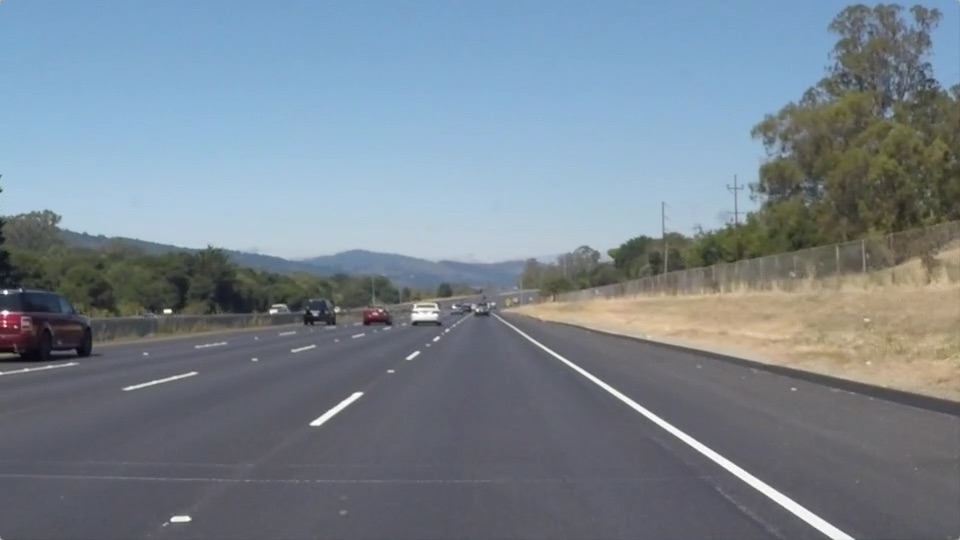
#> input picture test_images/solidWhiteRight.jpg, 960 x 540 px
$ jupyter execute --allow-errors Project1.ipynb   (shell and % lines are left out)
#> lines starting #> are read from the running program, lines starting #| are printed output that depends on the picture; after the words box and inside, x2 and y2 are one past the last pixel; in counts of white or black regions, pixels touching at a corner belong together
# Self-Driving Car Engineer Nanodegree

## Project: **Finding Lane Lines on the Road**
***
In this project, you will use the tools you learned about in the lesson to identify lane lines on the road.  You can develop your pipeline on a series of individual images, and later apply the result to a video stream (really just a series of images). Check out the video clip "raw-lines-example.mp4" (also contained in this repository) to see what the output should look like after using the helper functions below.

Once you have a result that looks roughly like "raw-lines-example.mp4", you'll need to get creative and try to average and/or extrapolate the line segments you've detected to map out the full extent of the lane lines.  You can see an example of the result you're going for in the video "P1_example.mp4".  Ultimately, you would like to draw just one line for the left side of the lane, and one for the right.

In addition to implementing code, there is a brief writeup to complete. The writeup should be completed in a separate file, which can be either a markdown file or a pdf document. There is a [write up template](https://github.com/udacity/CarND-LaneLines-P1/blob/master/writeup_template.md) that can be used to guide the writing process. Completing both the code in the Ipython notebook and the writeup template will cover all of the [rubric points](https://review.udacity.com/#!/rubrics/322/view) for this project.

---
Let's have a look at our first image called 'test_images/solidWhiteRight.jpg'.  Run the 2 cells below (hit Shift-Enter or the "play" button above) to display the image.

**Note: If, at any point, you encounter frozen display windows or other confounding issues, you can always start again with a clean slate by going to the "Kernel" menu above and selecting "Restart & Clear Output".**

---

**The tools you have are color selection, region of interest selection, grayscaling, Gaussian smoothing, Canny Edge Detection and Hough Tranform line detection.  You  are also free to explore and try other techniques that were not presented in the lesson.  Your goal is piece together a pipeline to detect the line segments in the image, then average/extrapolate them and draw them onto the image for display (as below).  Once you have a working pipeline, try it out on the video stream below.**

---

<figure>

 <figcaption>
 <p></p>
 <p style="text-align: center;"> Your output should look something like this (above) after detecting line segments using the helper functions below </p>
 </figcaption>
</figure>
 <p></p>
<figure>

 <figcaption>
 <p></p>
 <p style="text-align: center;"> Your goal is to connect/average/extrapolate line segments to get output like this</p>
 </figcaption>
</figure>

**Run the cell below to import some packages.  If you get an `import error` for a package you've already installed, try changing your kernel (select the Kernel menu above --> Change Kernel).  Still have problems?  Try relaunching Jupyter Notebook from the terminal prompt.  Also, see [this forum post](https://carnd-forums.udacity.com/cq/viewquestion.action?spaceKey=CAR&id=29496372&questionTitle=finding-lanes---import-cv2-fails-even-though-python-in-the-terminal-window-has-no-problem-with-import-cv2) for more troubleshooting tips.**

## Import Packages

[cell 1]
#importing some useful packages
import matplotlib.pyplot as plt
import matplotlib.image as mpimg
import numpy as np
import cv2

## Read in an Image

[cell 2]
#reading in an image
image = mpimg.imread('test_images/solidWhiteRight.jpg')
#> image is the input picture: shape (540, 960, 3); mean R, G, B 120.3, 132.6, 143.7

#printing out some stats and plotting
print('This image is:', type(image), 'with dimensions:', image.shape)
#| This image is: <class 'numpy.ndarray'> with dimensions: (540, 960, 3)
plt.imshow(image)  # if you wanted to show a single color channel image called 'gray', for example, call as plt.imshow(gray, cmap='gray')

## Ideas for Lane Detection Pipeline

**Some OpenCV functions (beyond those introduced in the lesson) that might be useful for this project are:**

`cv2.inRange()` for color selection
`cv2.fillPoly()` for regions selection
`cv2.line()` to draw lines on an image given endpoints
`cv2.addWeighted()` to coadd / overlay two images
`cv2.cvtColor()` to grayscale or change color
`cv2.imwrite()` to output images to file
`cv2.bitwise_and()` to apply a mask to an image

**Check out the OpenCV documentation to learn about these and discover even more awesome functionality!**

## Helper Functions

Below are some helper functions to help get you started. They should look familiar from the lesson!

[cell 3]
import math
import numpy as np

def grayscale(img):
    """Applies the Grayscale transform
    This will return an image with only one color channel
    but NOTE: to see the returned image as grayscale
    (assuming your grayscaled image is called 'gray')
    you should call plt.imshow(gray, cmap='gray')"""
    return cv2.cvtColor(img, cv2.COLOR_RGB2GRAY)
    # Or use BGR2GRAY if you read an image with cv2.imread()
    # return cv2.cvtColor(img, cv2.COLOR_BGR2GRAY)

def canny(img, low_threshold, high_threshold):
    """Applies the Canny transform"""
    return cv2.Canny(img, low_threshold, high_threshold)

def gaussian_blur(img, kernel_size):
    """Applies a Gaussian Noise kernel"""
    return cv2.GaussianBlur(img, (kernel_size, kernel_size), 0)

def region_of_interest(img, vertices):
    """
    Applies an image mask.

    Only keeps the region of the image defined by the polygon
    formed from `vertices`. The rest of the image is set to black.
    """
    #defining a blank mask to start with
    mask = np.zeros_like(img)

    #defining a 3 channel or 1 channel color to fill the mask with depending on the input image
    if len(img.shape) > 2:
        channel_count = img.shape[2]  # i.e. 3 or 4 depending on your image
        ignore_mask_color = (255,) * channel_count
    else:
        ignore_mask_color = 255

    #filling pixels inside the polygon defined by "vertices" with the fill color
    cv2.fillPoly(mask, vertices, ignore_mask_color)

    #returning the image only where mask pixels are nonzero
    masked_image = cv2.bitwise_and(img, mask)
    return masked_image

def draw_lines(img, lines, color=[255, 0, 0], thickness=10):
    """
    NOTE: this is the function you might want to use as a starting point once you want to
    average/extrapolate the line segments you detect to map out the full
    extent of the lane (going from the result shown in raw-lines-example.mp4
    to that shown in P1_example.mp4).

    Think about things like separating line segments by their
    slope ((y2-y1)/(x2-x1)) to decide which segments are part of the left
    line vs. the right line.  Then, you can average the position of each of
    the lines and extrapolate to the top and bottom of the lane.

    This function draws `lines` with `color` and `thickness`.
    Lines are drawn on the image inplace (mutates the image).
    If you want to make the lines semi-transparent, think about combining
    this function with the weighted_img() function below
    """

    right_slope = []
    left_slope = []
    left_lines = []
    right_lines = []

    for line in lines:
        for x1, y1, x2, y2 in line:
            s=(y2-y1)/(x2-x1)
            if s<0: #left_line
                left_slope.append(s)
                left_lines.append((x2, y2)) #(x2, y2) closes to axis x
            elif s>0:
                right_slope.append(s)
                right_lines.append((x1, y1)) #(x1, y1) closes to axis x
    if len(left_slope)==0 or len(right_slope)==0:
        return img

    #if len(left_slope)!=0:
    left_slope=sorted(left_slope)[int(len(left_slope)/2)]

    #find bottom point
    left_y1=min([line[1] for line in left_lines])
    left_x1=[line[0] for line in left_lines if line[1]==left_y1]

    #find top point
    left_x=int((img.shape[1]-left_y1)/left_slope)+left_x1[0]

    #draw left line
    cv2.line(img, (left_x1[0], left_y1), (left_x, img.shape[1]), color, thickness)

    #if len(right_slope)!=0:
    right_slope=sorted(right_slope)[int(len(right_slope)/2)]

    #find bottom point
    right_y1=min([line[1] for line in right_lines])
    right_x1=[line[0] for line in right_lines if line[1]==right_y1]
    #right_x1=tuple([line[0] for line in right_lines if line[1]==right_y1])
    #in this way should be right_x1[0]

    #find top point
    right_x=int((img.shape[1]-right_y1)/right_slope)+right_x1[0]

    #draw right line
    cv2.line(img, (right_x1[0], right_y1), (right_x, img.shape[1]), color, thickness)


def hough_lines(img, rho, theta, threshold, min_line_len, max_line_gap):
    """
    `img` should be the output of a Canny transform.

    Returns an image with hough lines drawn.
    """
    lines = cv2.HoughLinesP(img, rho, theta, threshold, np.array([]), minLineLength=min_line_len, maxLineGap=max_line_gap)
    line_img = np.zeros((img.shape[0], img.shape[1], 3), dtype=np.uint8)
    draw_lines(line_img, lines)
    return line_img

# Python 3 has support for cool math symbols.

def weighted_img(img, initial_img, α=0.8, β=1., λ=0.):
    """
    `img` is the output of the hough_lines(), An image with lines drawn on it.
    Should be a blank image (all black) with lines drawn on it.

    `initial_img` should be the image before any processing.

    The result image is computed as follows:

    initial_img * α + img * β + λ
    NOTE: initial_img and img must be the same shape!
    """
    return cv2.addWeighted(initial_img, α, img, β, λ)

## Test Images

Build your pipeline to work on the images in the directory "test_images"
**You should make sure your pipeline works well on these images before you try the videos.**

[cell 4]
import os
os.listdir("test_images/")

## Build a Lane Finding Pipeline

Build the pipeline and run your solution on all test_images. Make copies into the test_images directory, and you can use the images in your writeup report.

Try tuning the various parameters, especially the low and high Canny thresholds as well as the Hough lines parameters.

[cell 5]
#Read in and grayscale the image
image = mpimg.imread('test_images/whiteCarLaneSwitch.jpg')
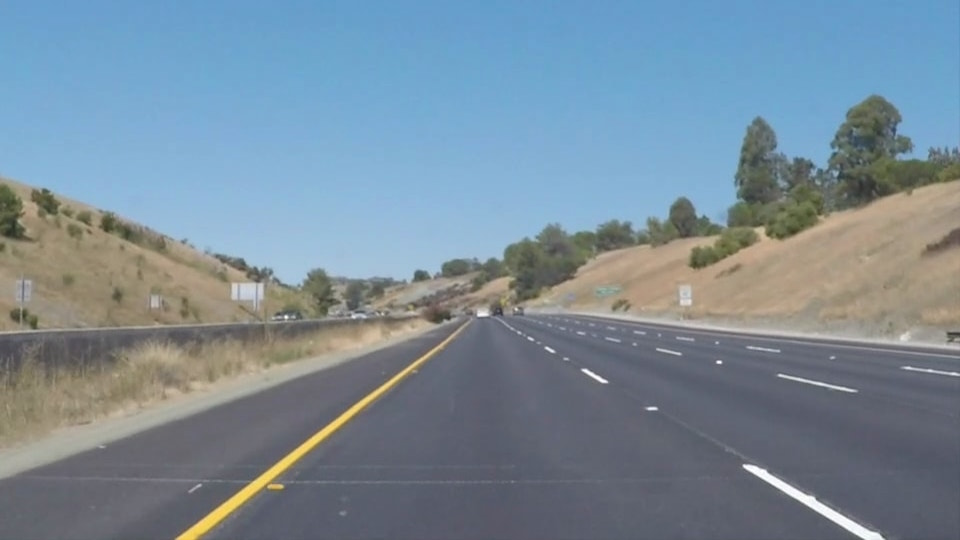
#> input picture test_images/whiteCarLaneSwitch.jpg, 960 x 540 px
#> image is the input picture: shape (540, 960, 3); mean R, G, B 121.2, 139.4, 152.9
print('This image is:', type(image), 'with dimensions:', image.shape)
#| This image is: <class 'numpy.ndarray'> with dimensions: (540, 960, 3)
gray=grayscale(image)
#> in grayscale, `return cv2.cvtColor(img, cv2.COLOR_RGB2GRAY)`:
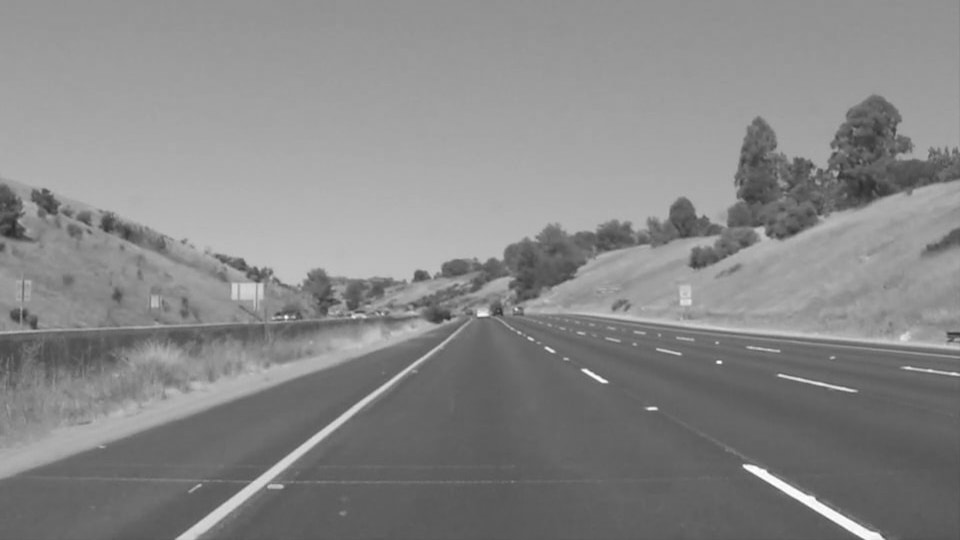
#> returned value: shape (540, 960); min 42, max 255, mean 135.5
plt.imshow(gray, cmap='gray')

[cell 6]
# TODO: Build your pipeline that will draw lane lines on the test_images
# then save them to the test_images directory.
#gray=grayscale(image)

#Define the kernel size and Applies a Gaussian Noise kernel
kernel_size = 5
blur_gray=gaussian_blur(gray, kernel_size)
#blur_gray=image
#Define parameters for Canny and appy
low_threshold = 80
high_threshold = 160
edges = canny(blur_gray, low_threshold, high_threshold)
#> in canny, `return cv2.Canny(img, low_threshold, high_threshold)`:
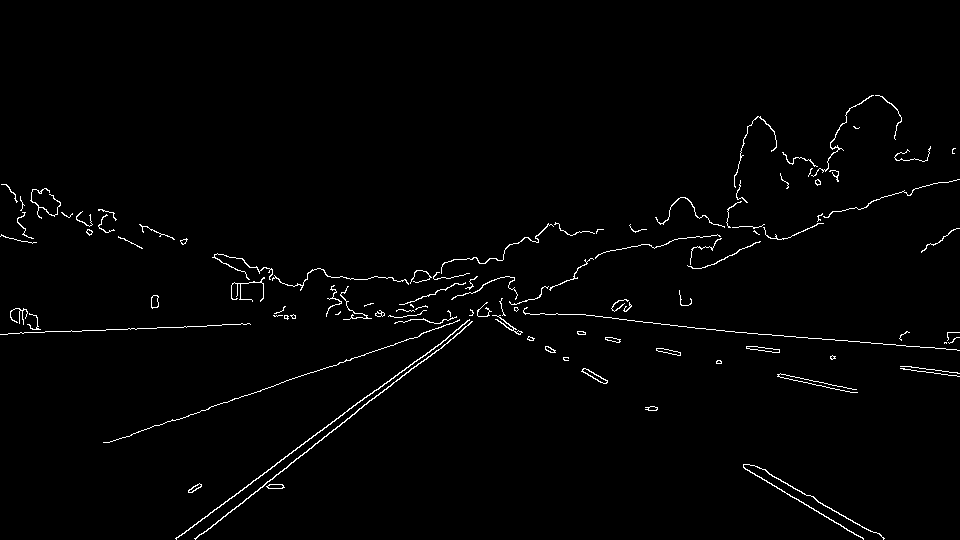
#> returned value: shape (540, 960); 1.4% white in thin lines or dots, all inside (x1, y1, x2, y2) = (0, 95, 960, 540)

#Applly a image mask to create a masked edges image
imshape=image.shape
#> imshape = (540, 960, 3)
vertices = np.array([[(0,imshape[0]),(460, 317), (490, 317), (imshape[1],imshape[0])]], dtype=np.int32)
masked_image=region_of_interest(edges, vertices)
#> in region_of_interest, `cv2.fillPoly(mask, vertices, ignore_mask_color)`:
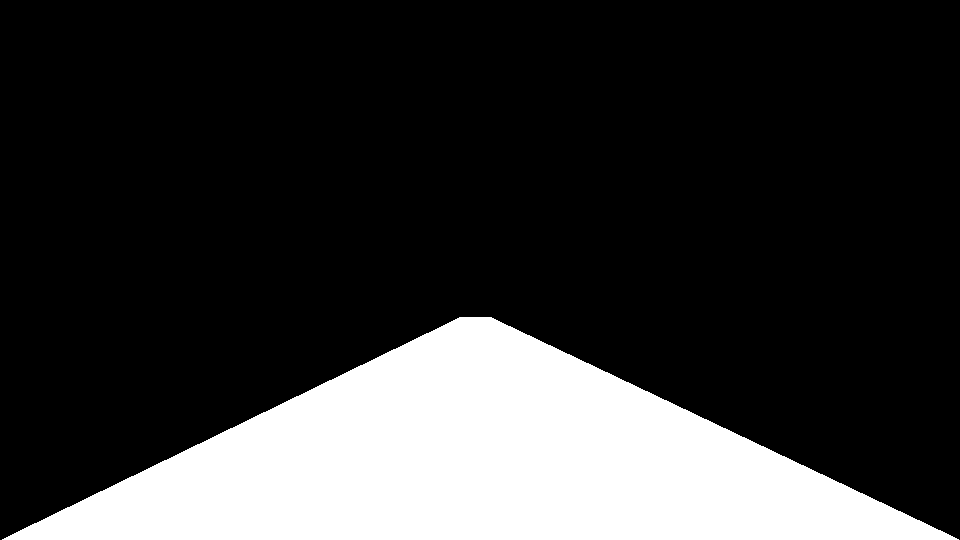
#> mask: shape (540, 960); 21.3% white; 1 white region, box (x1, y1, x2, y2) and area: (2, 317, 959, 540) 110406
#> in region_of_interest, `masked_image = cv2.bitwise_and(img, mask)`:
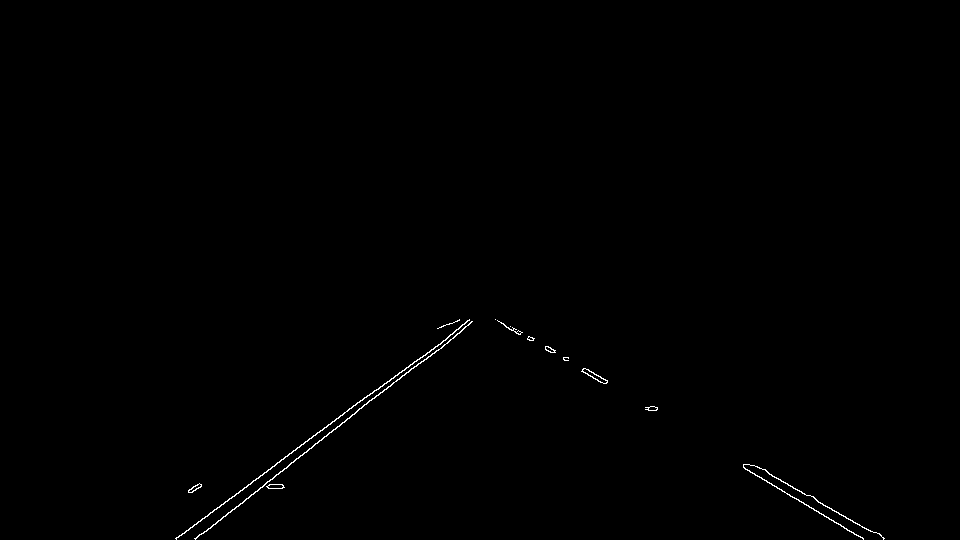
#> masked_image: shape (540, 960); 0.34% white in thin lines or dots, all inside (x1, y1, x2, y2) = (175, 319, 885, 540)

#Define the Hough transform parameters
rho = 2 # distance resolution in pixels of the Hough grid
theta = np.pi/180 # angular resolution in radians of the Hough grid
threshold = 50   # minimum number of votes (intersections in Hough grid cell)
min_line_len = 100 #minimum number of pixels making up a line
max_line_gap = 160    # maximum gap in pixels between connectable line segments

#Draw lines on a blank image
line_image=hough_lines(masked_image, rho, theta, threshold, min_line_len, max_line_gap)
#> in hough_lines, `lines = cv2.HoughLinesP(img, rho, theta, threshold, np.array([]), minL..`: lines = [[194, 538, 472, 321], [253, 480, 471, 321], [501, 322, 863, 539], [516, 329, 793, 488], [175, 538, 295, 450], [546, 350, 884, 538], [501, 323, 879, 533], [215, 524, 469, 319], [219, 507, 399, 372], [510, 326, 863, 538]]
#> the loop in draw_lines, `for line in lines:` made 10 passes
#> after the loop in draw_lines, `for line in lines:`: left_lines = [(472, 321), (471, 321), (295, 450), (469, 319), (399, 372)]; left_slope = [-0.781, -0.729, -0.733, -0.807, -0.75]; right_lines = [(501, 322), (516, 329), (546, 350), (501, 323), (510, 326)]; right_slope = [0.599, 0.574, 0.556, 0.556, 0.601]
#> in draw_lines, `left_slope=sorted(left_slope)[int(len(left_slope)/2)]`: left_slope = -0.75
#> in draw_lines, `left_y1=min([line[1] for line in left_lines])`: left_y1 = 319
#> in draw_lines, `left_x1=[line[0] for line in left_lines if line[1]==left_y1]`: left_x1 = [469]
#> in draw_lines, `left_x=int((img.shape[1]-left_y1)/left_slope)+left_x1[0]`: left_x = -385
#> in draw_lines, `right_slope=sorted(right_slope)[int(len(right_slope)/2)]`: right_slope = 0.574
#> in draw_lines, `right_y1=min([line[1] for line in right_lines])`: right_y1 = 322
#> in draw_lines, `right_x1=[line[0] for line in right_lines if line[1]==right_y1]`: right_x1 = [501]
#> in draw_lines, `right_x=int((img.shape[1]-right_y1)/right_slope)+right_x1[0]`: right_x = 1612
#> in draw_lines, `cv2.line(img, (right_x1[0], right_y1), (right_x, img.shape[1]), color,..`:
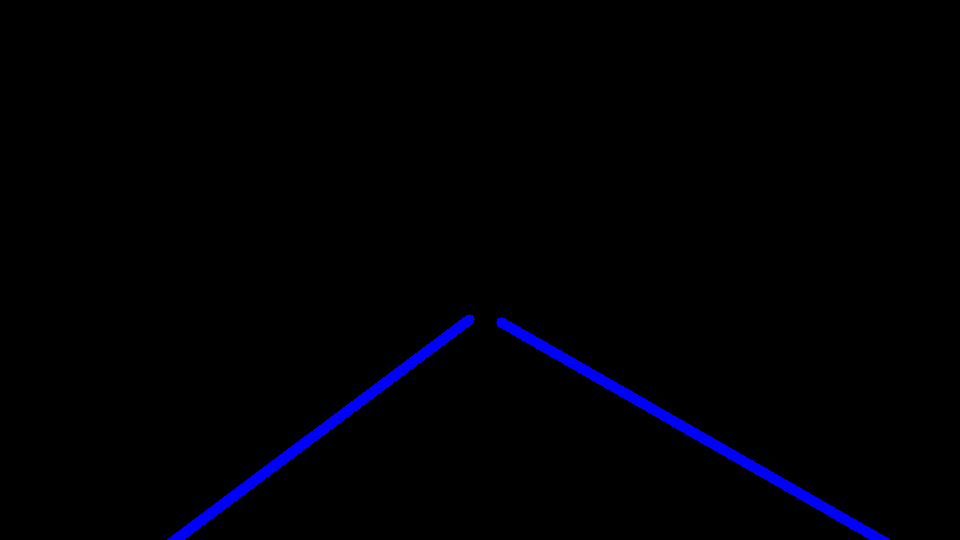
#> img: shape (540, 960, 3); mean of channels 0, 1, 2 4.2, 0, 0; drawn as B, G, R

# Create a "color" binary image to combine with line image
color_edges = np.dstack((edges, edges, edges))

#Draw lines on the line_image
lines_edges=weighted_img(line_image, color_edges, α=0.8, β=1., λ=0.)
#> in weighted_img, `return cv2.addWeighted(initial_img, α, img, β, λ)`:
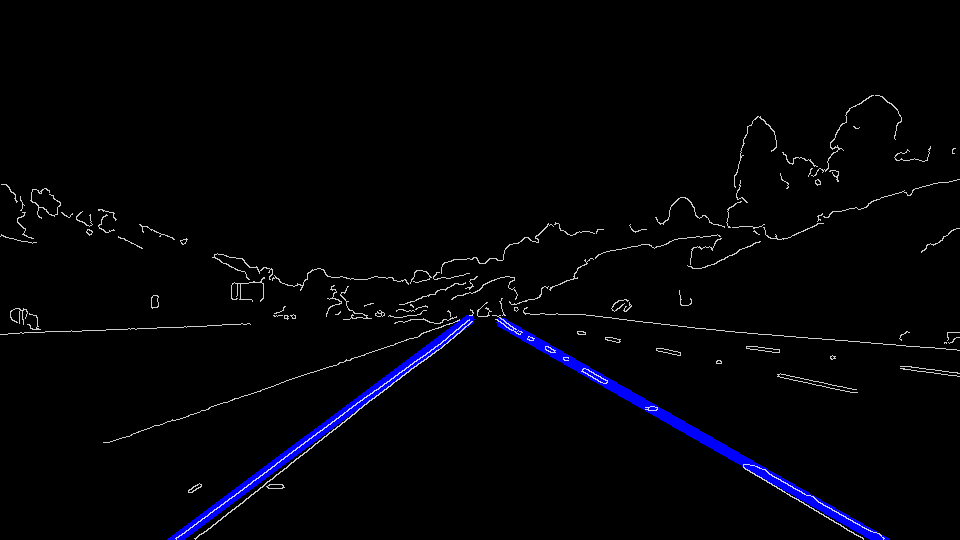
#> returned value: shape (540, 960, 3); mean of channels 0, 1, 2 6.7, 3, 3; drawn as B, G, R
cv2.imwrite("whiteCarLaneSwitch_test.jpg", lines_edges)
plt.imshow(lines_edges)
